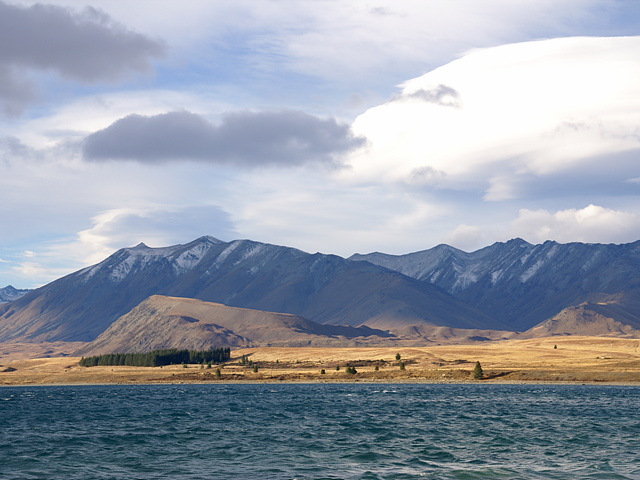
#> input picture chapter4,5/ch05/tekapo.bmp, 640 x 480 px
$ python 2.shear.py
#> lines starting #> are read from the running program, lines starting #| are printed output that depends on the picture
import sys
import numpy as np
import cv2


src = cv2.imread("tekapo.bmp")
#> src is the input picture: shape (480, 640, 3); mean B, G, R 169.8, 157.4, 149.7

if src is None:
    print("Image load failed!")
    sys.exit()

aff = np.array([[1, 0.1, 0], [0, 1, 0]], dtype=np.float32)

h, w = src.shape[:2]
#> h = 480; w = 640
dst = cv2.warpAffine(src, aff, (w + int(h * 0.1), h))
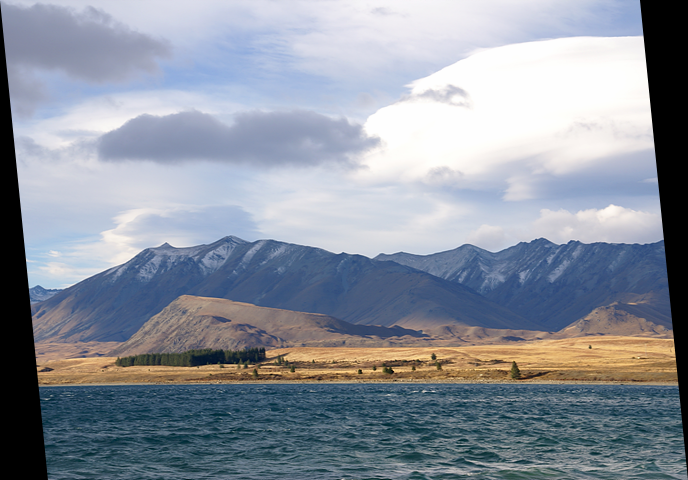
#> dst: shape (480, 688, 3); mean B, G, R 158, 146.4, 139.3
# dst = cv2.warpAffine(src, aff, (0, 0))

cv2.imshow("src", src)
cv2.imshow("dst", dst)
cv2.waitKey()
cv2.destroyAllWindows()

$ run again, with chapter4,5/ch05/cat.bmp copied over chapter4,5/ch05/tekapo.bmp
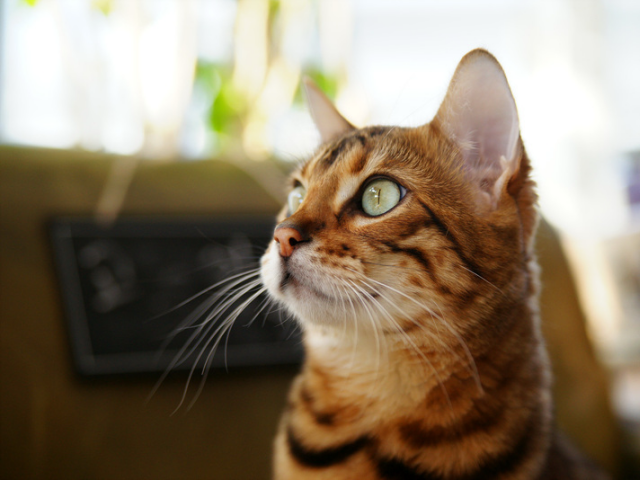
#> input picture chapter4,5/ch05/cat.bmp, 640 x 480 px
#> src is the input picture: shape (480, 640, 3); mean B, G, R 104.5, 125.6, 140.8
#> `dst = cv2.warpAffine(src, aff, (w + int(h * 0.1), h))`:
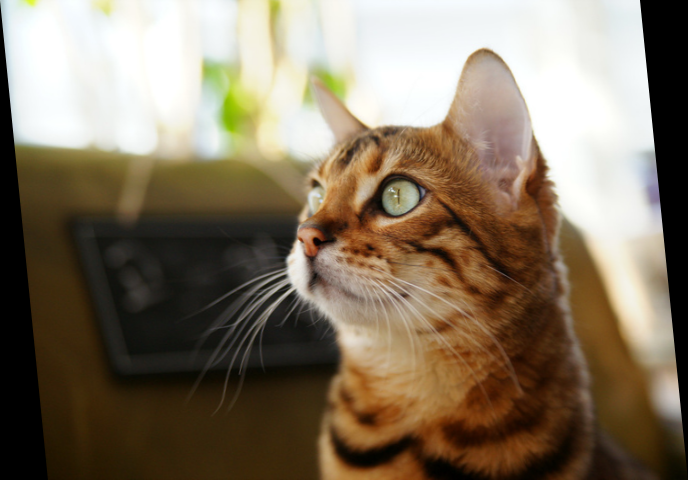
#> dst: shape (480, 688, 3); mean B, G, R 97.3, 116.9, 131

$ run again, with chapter4,5/ch05/rose.bmp copied over chapter4,5/ch05/tekapo.bmp
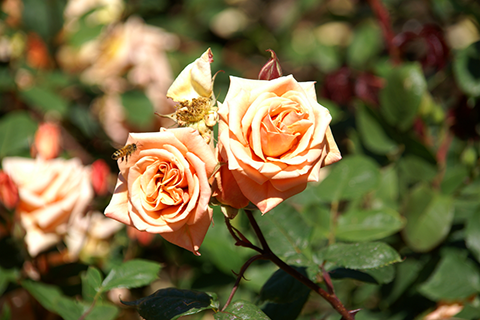
#> input picture chapter4,5/ch05/rose.bmp, 480 x 320 px
#> src is the input picture: shape (320, 480, 3); mean B, G, R 63.1, 103.6, 116.2
#> `dst = cv2.warpAffine(src, aff, (w + int(h * 0.1), h))`:
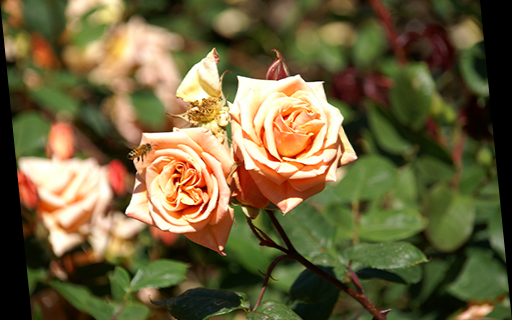
#> dst: shape (320, 512, 3); mean B, G, R 59.2, 97.1, 108.9
